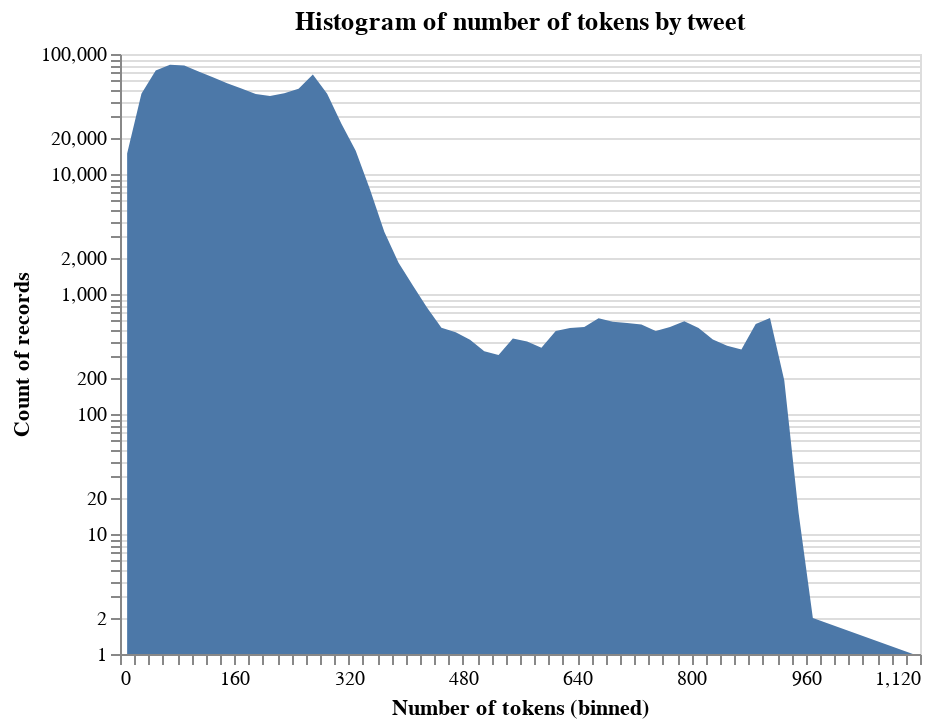

Here is the notebook cell this chart was saved with:
### Code cell
histo = base.mark_area().encode(x=alt.X("tokens:Q", bin=alt.Bin(maxbins=70), title="Number of tokens (binned)"))
histo

### Figure 1 — Vega-Lite specification as saved in the notebook (floating-point values rounded to 4 significant figures; data arrays with more than 128 entries replaced by an {"elided": "..."} marker saying what was removed)
{"$schema": "https://vega.github.io/schema/vega-lite/v4.8.1.json", "config": {"view": {"continuousHeight": 300, "continuousWidth": 400}}, "data": {"name": "data-b51166df65c1d04bb9a25cff577367e7"}, "datasets": {"data-b51166df65c1d04bb9a25cff577367e7": {"elided": "953 records"}}, "encoding": {"x": {"bin": {"maxbins": 70}, "field": "tokens", "title": "Number of tokens (binned)", "type": "quantitative"}, "y": {"aggregate": "sum", "field": "counts", "scale": {"type": "log"}, "title": "Count of records", "type": "quantitative"}}, "mark": "area", "title": "Histogram of number of tokens by tweet"}
